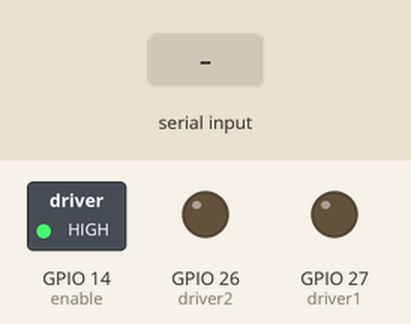
This sketch was run on a simulated ESP32. Shown: switched loads named in the sketch (green lamp = pin HIGH), output pins drawn as LEDs (lit = HIGH). The inputs (shaded band) are chosen by the test bench.

Above: at 1.2 s.
1.3 s: "p" received over Serial
At 2.3 s:
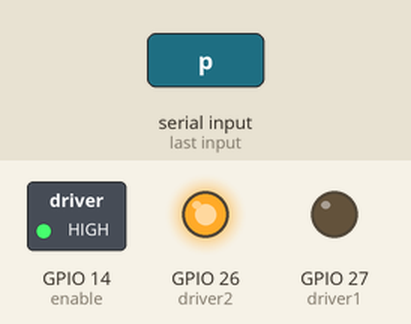
2.8 s: "r" received over Serial
At 3.4 s:
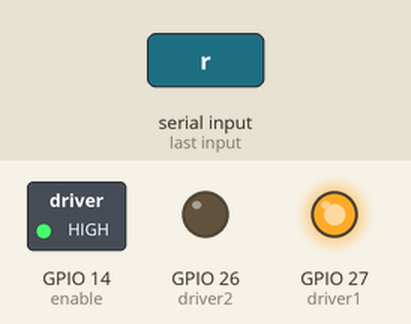
4.3 s: "a" received over Serial
At 5.5 s:
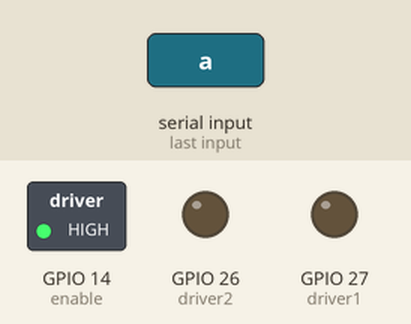
5.8 s: "l" received over Serial
At 6.9 s:
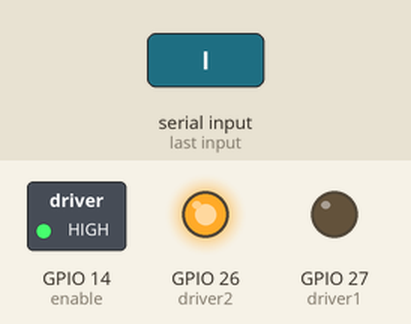
Timing chart, 0 to 8.3 s (numbered marks = the images above; inputs shaded):
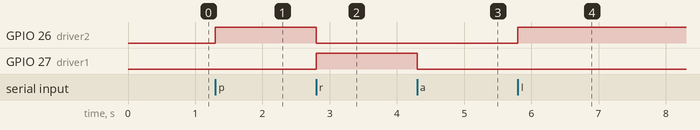

Measured:
- after the input at 1.3 s, GPIO 26 (driver2): LOW → HIGH at once
- after the input at 2.8 s, GPIO 26 (driver2): HIGH → LOW at once; GPIO 27 (driver1): LOW → HIGH at once
- after the input at 4.3 s, GPIO 27 (driver1): HIGH → LOW at once
- after the input at 5.8 s, GPIO 26 (driver2): LOW → HIGH at once

The sketch:

pruebaMotor_processing.ino
```cpp
/*
 * Ruiz Villalba Valentina Fabienne
 * Prueba motor con processing
 * Octubre 2020
 * ESP32 TRA
 */


/*
 *---------------------------------------
 *          Pines y variables
 * --------------------------------------
 */


 //Pines del motor
byte driver1 = 27;
byte driver2 = 26;
byte enable = 14;

char letra='a'; //--> Guarda el estado en que girará el motor o si estará prendido o apagado

// PWM propiedades

const int freq = 30000;
const int pwmChannel = 0;
const int resolution = 8;
int dutyCycle = 255;


/*
 *------------------------------------
 *        Funciones principales
 *------------------------------------
 */

void setup() {
  Serial.begin(115200);

  pinMode(driver1,OUTPUT);
  pinMode(driver2,OUTPUT);
  pinMode(enable,OUTPUT);
  digitalWrite(enable,HIGH);

  ledcSetup(pwmChannel, freq, resolution);
  ledcAttachPin(enable, pwmChannel);
}


void loop() {

 // Recibir información de procesing

 if(Serial.available() != 0){
     letra = Serial.read();
  }

  turnOnOffMotor(letra);
  cambiaGiro(letra);
}


/*
 * Prende o apagaga el motor
 * std --> Indica el estado del motor :
 *      p - Prendido
 *      a - Apagado
 * Cuando se enciende el motor gira en sentido antihorario o a la izquierda
 */
void turnOnOffMotor( char std){
  if(std == 'p'){ //Gira a la izquierda
    ledcWrite(pwmChannel, dutyCycle);
    digitalWrite(driver1,LOW);
    digitalWrite(driver2,HIGH);
  }else if(std == 'a'){ // Motor apagado
    digitalWrite(driver1,LOW);
    digitalWrite(driver2,LOW);
  }
}


/*
 * Cambia el sentido de giro del motor
 *
 * giro --> Indica el sentido de giro del motor de la siguiente manera:
 *    l - Izquierda de la palabra left en inglés
 *         r - Derecha de la palabra right en inglés
 */
void cambiaGiro(char giro){
  if(giro == 'l'){
     ledcWrite(pwmChannel, dutyCycle);
     digitalWrite(driver1,LOW);
     digitalWrite(driver2,HIGH);
  }else if(giro == 'r'){
    ledcWrite(pwmChannel, dutyCycle);
    digitalWrite(driver1,HIGH);
    digitalWrite(driver2,LOW);
  }
}
```
